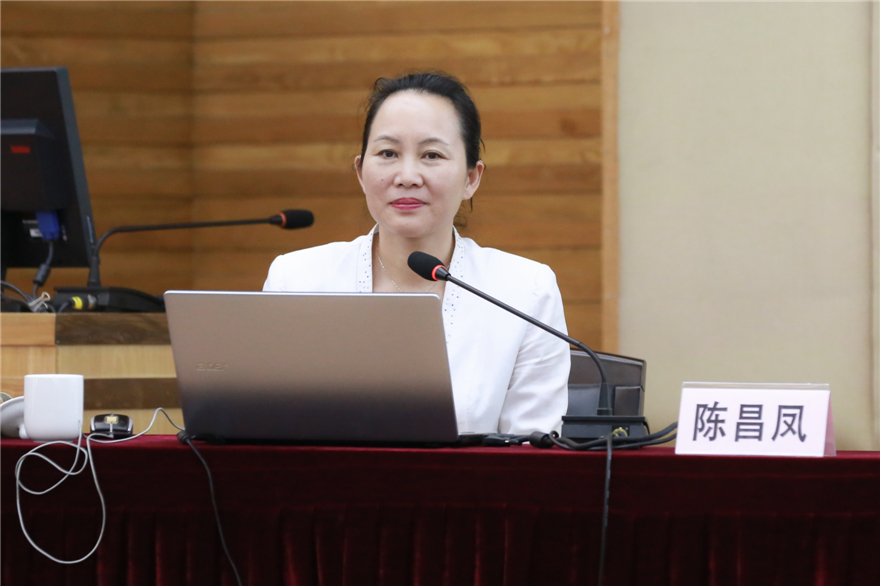
#> input picture imge/2-1.jpg, 880 x 586 px; its folder holds only this picture in this run
$ jupyter execute Untitled2.ipynb
#> lines starting #> are read from the running program, lines starting #| are printed output that depends on the picture; after the words box and inside, x2 and y2 are one past the last pixel; in counts of white or black regions, pixels touching at a corner belong together
[cell 1]
#https://docs.opencv.org/master/dd/d9e/classcv_1_1VideoWriter.html
#ourcc	4-character code of codec used to compress the frames. For example, VideoWriter::fourcc('P','I','M','1') is a MPEG-1 codec, VideoWriter::fourcc('M','J','P','G') is a motion-jpeg codec etc. List of codes can be obtained at Video Codecs by FOURCC page. FFMPEG backend with MP4 container natively uses other values as fourcc code: see ObjectType, so you may receive a warning message from OpenCV about fourcc code conversion.
from PIL import Image
import cv2
import matplotlib.pyplot as plt
import time
import numpy as np
import os
import glob
import random
video=cv2.VideoWriter("b.avi", cv2.cv2.VideoWriter_fourcc('I','4','2','0'),
                      10,(384,288))
for jpgfile in glob.glob("b/*.jpg"):
#     img1 = cv2.imread(jpgfile)
    img=Image.open(jpgfile)  #打开图像
    imm = cv2.imread(jpgfile)
#     img1 = cv2.imread(jpgfile)
    font = cv2.FONT_HERSHEY_SIMPLEX  # 使用默认字体
    #https://docs.opencv.org/master/d6/d6e/group__imgproc__draw.
    #html#ga5126f47f883d730f633d74f07456c576
    imm = cv2.putText(imm, jpgfile, (40, 40), font, 0.8, (255, 255, 255), 1)
    aa = random.random()
    for i in range(1,100,5):
        if aa>0.5:
            box=([(img.size[0]/4)-i,(img.size[1]/4)-i,(img.size[0]*3/4)+i,
          (img.size[1]*3/4)+i])
        else:
            box=([(img.size[0]/4)+i,(img.size[1]/4)+i,(img.size[0]*3/4)-i,
          (img.size[1]*3/4)-i])
        a = cv2.cvtColor(np.asarray(img.crop(box).resize((384,288),Image.BILINEAR)),
                         cv2.COLOR_RGB2BGR)
        video.write(a)
#     cv2.imshow('transition',gg)
# cv2.waitKey(0)
    key=cv2.waitKey(0)
video.release()
cv2.destroyAllWindows()

[cell 2]
from PIL import Image
import cv2
import matplotlib.pyplot as plt
import time
import numpy as np
import os
import glob
import random
video=cv2.VideoWriter("aa.avi", cv2.cv2.VideoWriter_fourcc('I','4','2','0'),
                     15,(384,288))
for jpgfile in glob.glob("imge/*.jpg"):
#     img1 = cv2.imread(jpgfile)
    img=Image.open(jpgfile)  #打开图像
#> img is the input picture: PIL image 880x586 RGB; mean R, G, B 121.2, 101.5, 86.5
    font = cv2.FONT_HERSHEY_SIMPLEX  # 使用默认字体
    aa = random.random()
    print(aa)
    maxm =min(img.size[0],img.size[1])
#> maxm = 586
    step = 1 if img.size[0]<500 else 5
#> step = 5
    for i in range(1,maxm,step):
        aa = i
        if aa>=0.75:
            box=([(img.size[0]/4)-i,(img.size[1]/4)-i,(img.size[0]*3/4)+i,(img.size[1]*3/4)+i]) if (img.size[0]/4)-i>=0 and img.size[0]*3/4+i<=img.size[0] and img.size[1]*3/4+i<=img.size[1] and (img.size[1]/4)-i>=0 else ([0,0,img.size[0],img.size[1]])
        elif 0.5<=aa<0.75:
            box=([i,i,(img.size[0])-i,(img.size[1])-i]) if (img.size[0])-i>=0 and (img.size[1])-i>=0 else (([0,0,img.size[0],img.size[1]]))
        elif 0.25<=aa<0.5:
            box = ([(img.size[0]/4)-i,0,(img.size[0])-i,(img.size[1])]) if (img.size[0]/4)-i>=0 else ([0,0,img.size[0],img.size[1]])
        else:
            box = ([i,0,(img.size[0]*3/4)+i,(img.size[1])]) if (img.size[0]*3/4)+i<=img.size[0] else ([0,0,img.size[0],img.size[1]])
        a = cv2.cvtColor(np.asarray(img.crop(box).resize((384,288),Image.BILINEAR)),
                         cv2.COLOR_RGB2BGR)
        a = cv2.putText(a, "wwwwwwwwwwwwwwww", (90,200),font, 1.2, (0,0,0),2)
        video.write(a)
#> this loop made 117 passes
#> pass 1, `a = cv2.cvtColor(np.asarray(img.crop(box).resize((384,288),Image.BILIN..`:
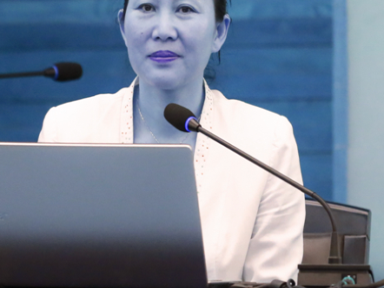
#> a: shape (288, 384, 3); mean R, G, B 118.6, 132.1, 151.8
#> pass 1, `a = cv2.putText(a, "wwwwwwwwwwwwwwww", (90,200),font, 1.2, (0,0,0),2)`:
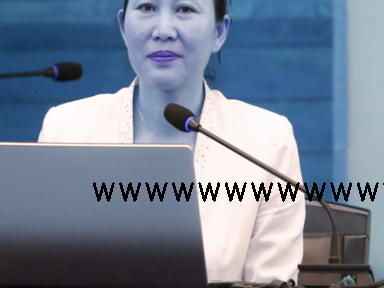
#> a: shape (288, 384, 3); 1.89% of pixels changed, all inside (x1, y1, x2, y2) = (93, 182, 384, 202)
#> pass 2, `a = cv2.cvtColor(np.asarray(img.crop(box).resize((384,288),Image.BILIN..`:
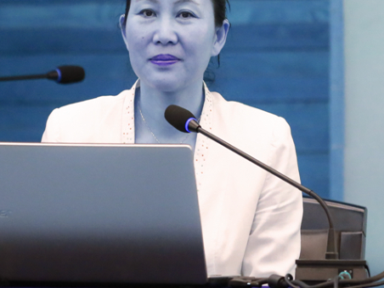
#> a: shape (288, 384, 3); mean R, G, B 115.9, 129.7, 149.2
#> pass 2, `a = cv2.putText(a, "wwwwwwwwwwwwwwww", (90,200),font, 1.2, (0,0,0),2)`:
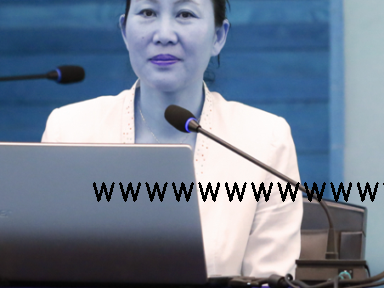
#> a: shape (288, 384, 3); 1.89% of pixels changed, all inside (x1, y1, x2, y2) = (93, 182, 384, 202)
#> after the loop:
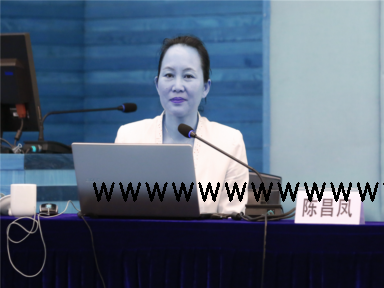
#> a: shape (288, 384, 3); mean R, G, B 83.7, 98.7, 118.3
#     cv2.imshow('transition',gg)
# cv2.waitKey(0)
    key=cv2.waitKey(0)
#> (key Esc is pressed here)
video.release()
cv2.destroyAllWindows()
#     time.sleep(1)

$ run again, on imge/2-5.jpg
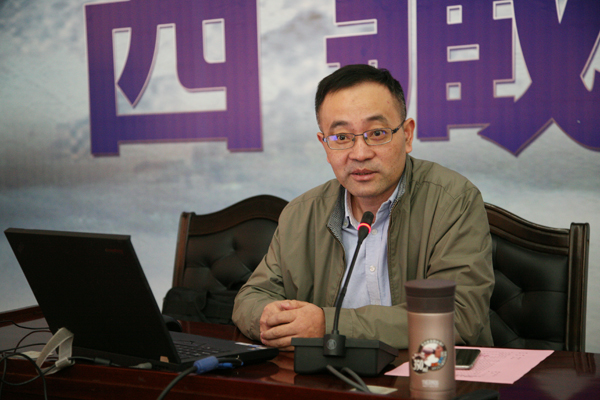
#> input picture imge/2-5.jpg, 600 x 400 px
#> img is the input picture: PIL image 600x400 RGB; mean R, G, B 100.8, 89.5, 92.8
#> the loop `for i in range(1,maxm,step):` made 80 passes
#> pass 1, `a = cv2.putText(a, "wwwwwwwwwwwwwwww", (90,200),font, 1.2, (0,0,0),2)`:
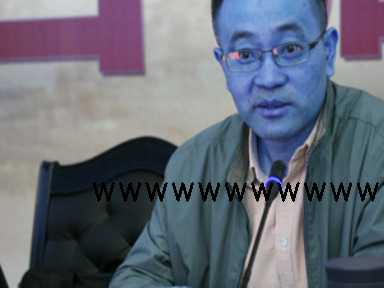
#> a: shape (288, 384, 3); mean R, G, B 100.5, 106.1, 118.7
#> after the loop `for i in range(1,maxm,step):`:
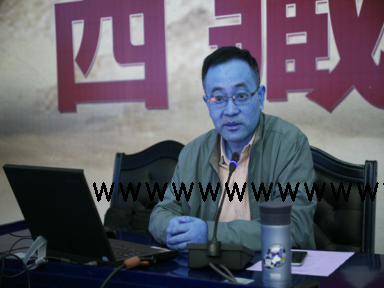
#> a: shape (288, 384, 3); mean R, G, B 91.5, 88, 99.2

$ run again, on imge/2-6.jpg
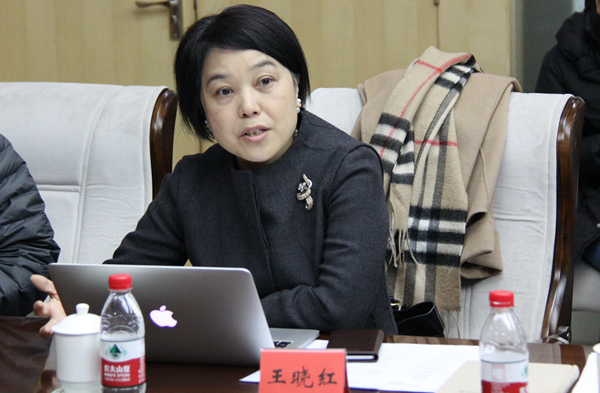
#> input picture imge/2-6.jpg, 600 x 393 px
#> img is the input picture: PIL image 600x393 RGB; mean R, G, B 123, 117.9, 113.2
#> the loop `for i in range(1,maxm,step):` made 79 passes
#> pass 1, `a = cv2.putText(a, "wwwwwwwwwwwwwwww", (90,200),font, 1.2, (0,0,0),2)`:
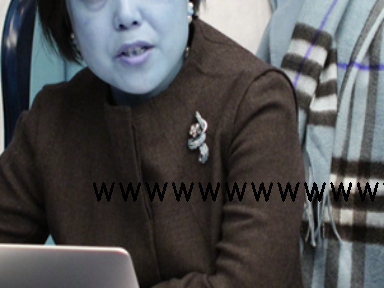
#> a: shape (288, 384, 3); mean R, G, B 78.7, 79.1, 80.4
#> after the loop `for i in range(1,maxm,step):`:
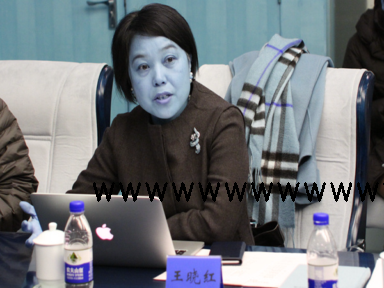
#> a: shape (288, 384, 3); mean R, G, B 111.8, 116.5, 121.6
